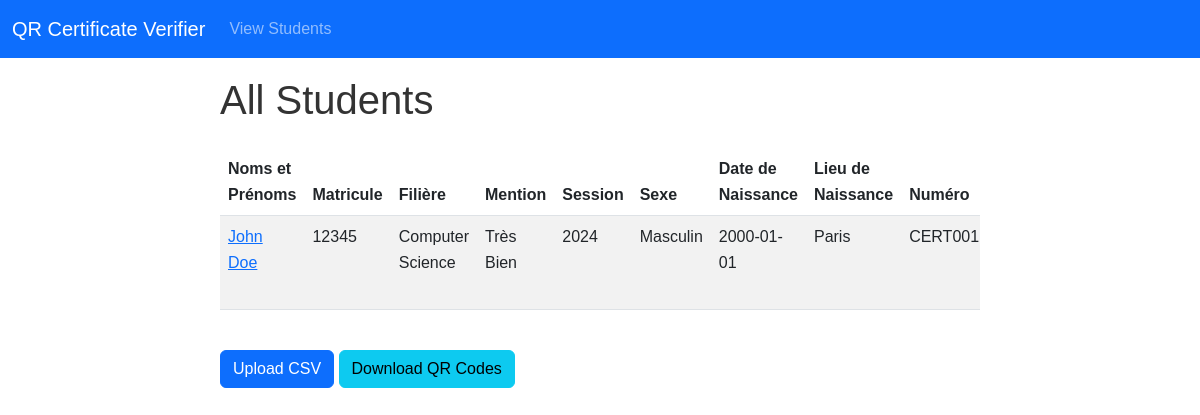
The page /certificate/index/ on the database its author committed.
### certifications/models.py (models this page shows, shortened)
class Student(models.Model):
    GENDER_CHOICES = [
        ('M', 'Masculin'),
        ('F', 'Féminin'),
    ]
    noms_et_prenoms = models.CharField('Noms et Prénoms', max_length=100, null=True, blank=True)
    date_de_naissance = models.DateField('Date de Naissance', null=True, blank=True)
    lieu_de_naissance = models.CharField('Lieu de Naissance', max_length=100, null=True, blank=True)
    sexe = models.CharField('Sexe', max_length=1, choices=GENDER_CHOICES, null=True, blank=True)
    matricule = models.CharField('Matricule', max_length=50, unique=True, null=True, blank=True)
    mention = models.CharField('Mention', max_length=50, null=True, blank=True)
    session = models.CharField('Session', max_length=50, null=True, blank=True)
    filiere = models.CharField('Filière', max_length=100, null=True, blank=True)
    numero = models.CharField('Numéro', max_length=50, unique=True, null=True, blank=True)
    issuer = models.ForeignKey(Issuer, on_delete=models.CASCADE)
    issue_date = models.DateTimeField('Date de Délivrance', blank=True, null=True, auto_now_add=True)
    template = models.ForeignKey(CertificateTemplate, on_delete=models.SET_NULL, null=True, blank=True)
    qr_code_link = models.URLField('Lien QR Code', max_length=255, unique=True, blank=True, null=True)
    class Meta:
        unique_together = ['noms_et_prenoms', 'matricule', 'filiere', 'session']

### certifications/views.py (the view)
# urls.py: path('index/', views.index, name='index'),
def index(request):
    students_list = Student.objects.all().order_by('-id')  # Order by most recently added
    paginator = Paginator(students_list, 10)  # Show 10 students per page
    page = request.GET.get('page')
    try:
        students = paginator.page(page)
    except PageNotAnInteger:
        students = paginator.page(1)
    except EmptyPage:
        students = paginator.page(paginator.num_pages)
    return render(request, 'index.html', {'students': students})

### templates/index.html (shortened to what this page needs)
{% extends 'base.html' %}
{% block content %}
<h1 class="mb-4">All Students</h1>
{% if students %}
    <div class="table-responsive">
        <table class="table table-striped table-hover">
            <thead class="thead-dark">
                <tr>
                    <th>Noms et Prénoms</th>
                    <th>Matricule</th>
                    <th>Filière</th>
                    <th>Mention</th>
                    <th>Session</th>
                    <th>Sexe</th>
                    <th>Date de Naissance</th>
                    <th>Lieu de Naissance</th>
                    <th>Numéro</th>
                </tr>
            </thead>
            <tbody>
                {% for student in students %}
                <tr>
                    <td><a href="{% url 'certifications:verify' student.id %}">{{ student.noms_et_prenoms }}</a></td>
                    <td>{{ student.matricule }}</td>
                    <td>{{ student.filiere }}</td>
                    <td>{{ student.mention }}</td>
                    <td>{{ student.session }}</td>
                    <td>{{ student.get_sexe_display }}</td>
                    <td>{{ student.date_de_naissance|date:"Y-m-d" }}</td>
                    <td>{{ student.lieu_de_naissance }}</td>
                    <td>{{ student.numero }}</td>
                </tr>
                {% endfor %}
            </tbody>
        </table>
    </div>
{% else %}
    <p>No students available.</p>
{% endif %}
<div class="mt-4">
    <a href="{% url 'certifications:upload_csv' %}" class="btn btn-primary">Upload CSV</a>
    <a href="{% url 'certifications:download_qr_codes' %}" class="btn btn-info">Download QR Codes</a>
</div>
{% endblock %}

### templates/base.html (style rules this page uses)
body { font-family: Arial, sans-serif; line-height: 1.6; margin: 0; padding-top: 56px; }
h1 { color: #333; }

### rows shown on the page
Student: noms_et_prenoms "John Doe", matricule "12345", filiere "Computer Science", mention "Très Bien", session "2024", sexe "Masculin", date_de_naissance "2000-01-01", lieu_de_naissance "Paris", numero "CERT001"
